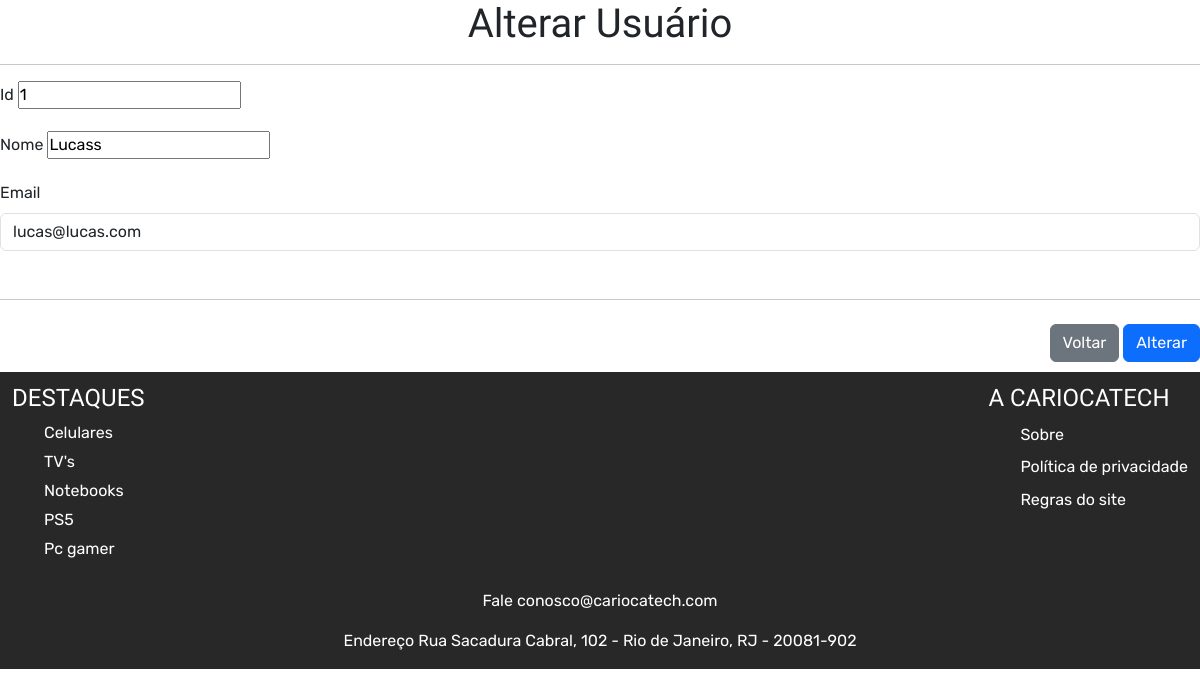
Screenshot of /minha-conta/usuario/alterar_usuario.php?id_usuario=1 with the database file from the repository.
### tables this page shows
CREATE TABLE `usuario` (
  `id_usuario` int(11) NOT NULL,
  `foto` varchar(255) DEFAULT NULL,
  `nome` varchar(255) DEFAULT NULL,
  `cartao` varchar(255) DEFAULT NULL,
  `email` varchar(255) DEFAULT NULL,
  `criacao` timestamp NOT NULL DEFAULT current_timestamp() ON UPDATE current_timestamp(),
  `nascimento` date DEFAULT NULL,
  `nivel` varchar(255) DEFAULT NULL,
  `senha` varchar(255) DEFAULT NULL,
  `endereco` varchar(255) NOT NULL,
  `id_compra` int(11) DEFAULT NULL,
  `celular` varchar(255) DEFAULT NULL
);

### minha-conta/usuario/alterar_usuario.php (the view, shortened to what this page needs)
<?php
 include 'conexao.php';
    include '../../head.php';
if(isset($_GET['id_usuario'])){
    $id = $_GET['id_usuario'];
    $sql = "select * from usuario where id_usuario = '$id'";
    $seleciona = mysqli_query($conexao,$sql);
    $exibe = mysqli_fetch_array($seleciona);
    $nome = $exibe['nome'];
    $id = $exibe['id_usuario'];
    $email = $exibe['email'];
?>
        <h1 class='text-center'>Alterar Usuário </h1>
        <hr>
        <div>
        <form name="cadastro" method="post" action="update_usuario.php">
        <div class="mb-3">
            <label for="login" class="form-label">Id</label>
            <input class="text" id="form-control" id="id" name="id" placeholder="id" value="<?php echo $id ?>" required readonly>
        </div>
        <div class="mb-3">
            <label for="nome" class="form-label">Nome</label>
            <input class="text" id="form-control" id="nome" name="nome" placeholder="Nome Completo" value="<?php echo $nome ?>" required>
        </div>
        <div class="mb-3">
            <label for="email" class="form-label">Email</label>
            <input type="email" class="form-control" id="email" name="email" placeholder="email@provedor.com" value="<?php echo $email ?>">
        </div>
        <hr class="mt-5 mb-4">
        <div class="text-end">
            <button type="button" class="btn btn-secondary" onclick="history.go(-1)">Voltar</button>
            <button type="submit" class="btn btn-primary">Alterar</button>
        </div>
        </form>
        </div>
<?php
    }
    else{
        echo "
        <p> Esta é uma página de tratamento de dados. </p>
        <p> Clique <a href='listar_usuario.php'> aqui </a> para selecionar o usuario que deseja viaualizar. </p>
        ";
    }
    include '../../includes/rodape.php';
?>

### css/global.css (style rules this page uses)
p, a, ul, li, div { font-family:'Rubik'; }
h1, h2, h3, h4, h5, h6, .title { font-family:"Tenor sans"; }

### css/rodape.css (style rules this page uses)
* { margin: 0; padding: 0; }

### rows the page displays
usuario: id "1", nome "Lucass", email "lucas@lucas.com"
